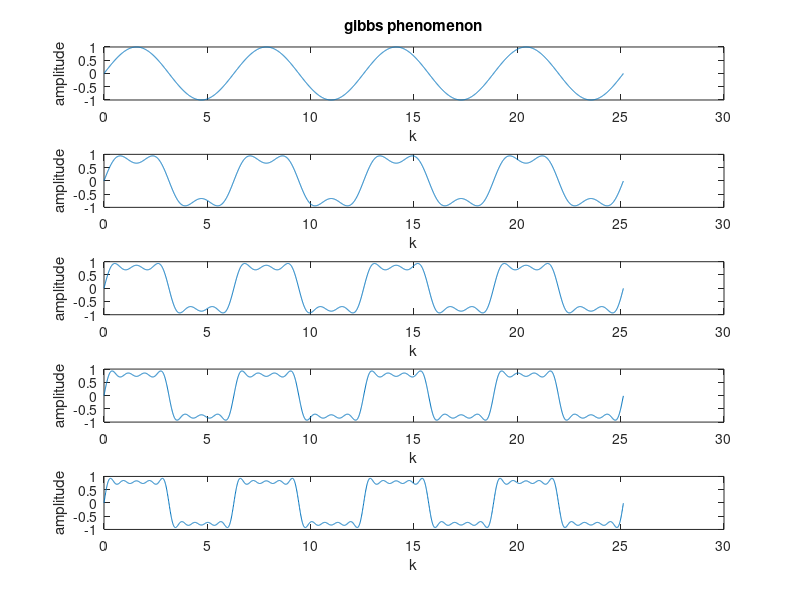

Write the MATLAB code that produced this figure.
clc;
clear all;
close all;
t=0:0.01:(pi*8);
y=sin(t);
subplot(5,1,1);
plot(t,y);
xlabel('k');
ylabel('amplitude');
title('gibbs phenomenon');
h=2;
%k=3;
for k=3:2:9
y=y+sin(k*t)/k; %fourier series of sin signal
subplot(5,1,h);
plot(t,y);
xlabel('k');
ylabel('amplitude');
h=h+1;
end